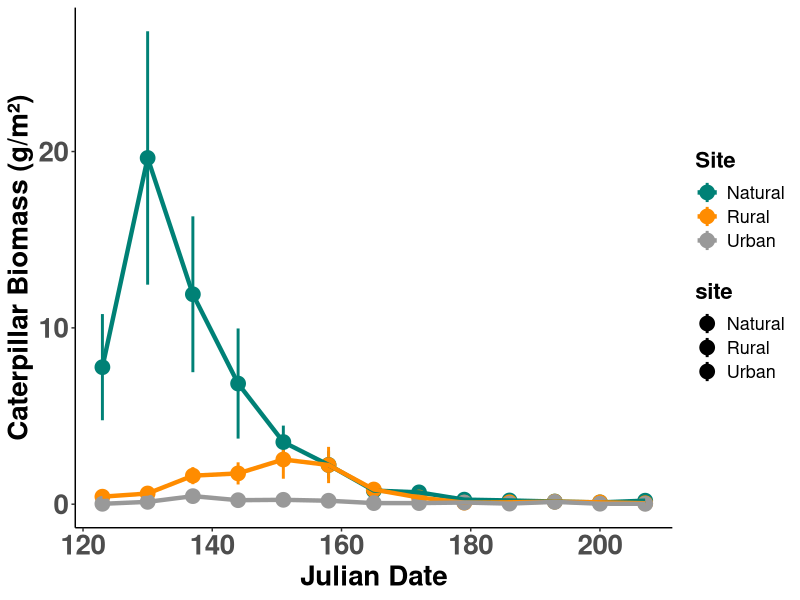
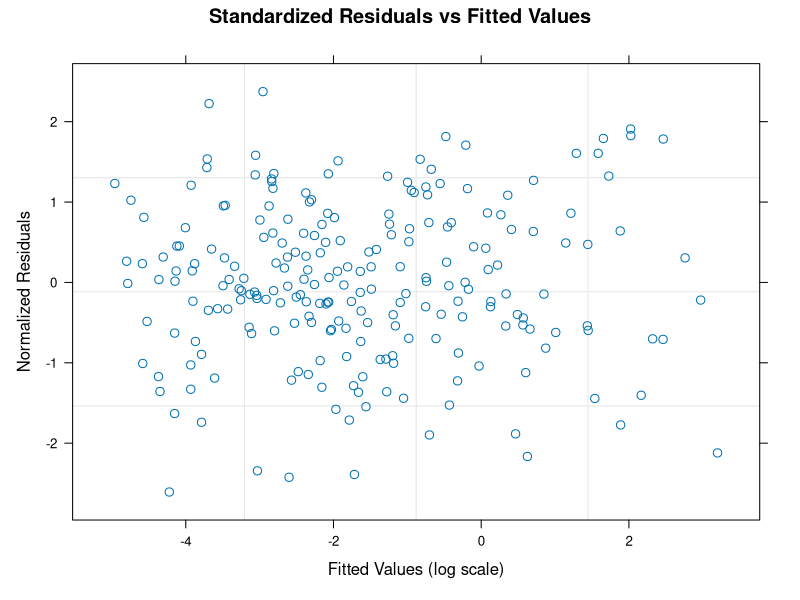
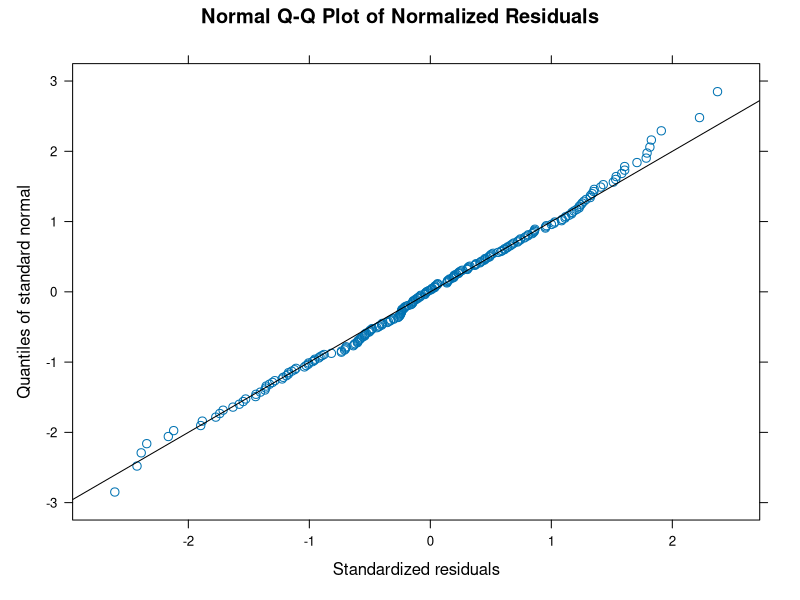
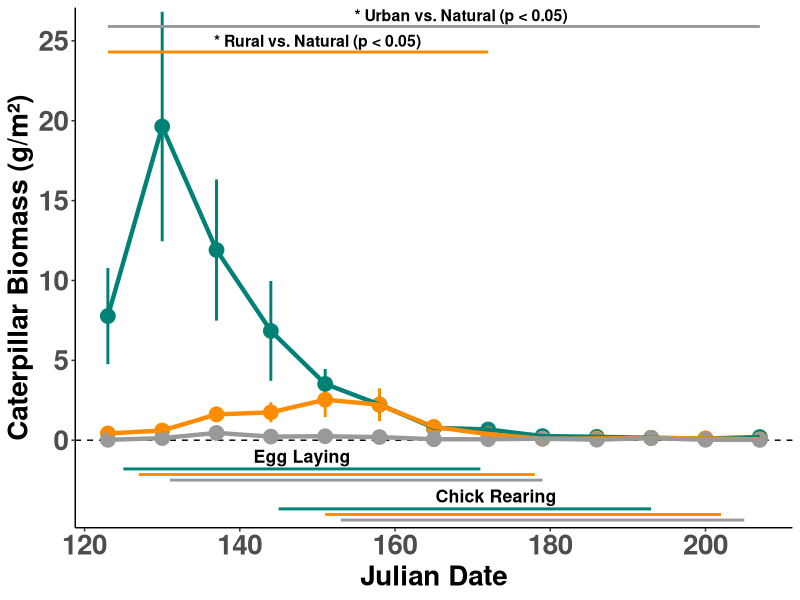

The R source for these figures, in order:
### Analysis of Caterpillar Frass Biomass

# Load Packages ----
library(lubridate)
library(ggplot2)
library(emmeans)
library(lme4)
library(dplyr)
library(nlme)


# Load "Frass_20-22.csv" 
# Hereon, data file is named "dat"
dat <- read.csv("Data/Frass_20-22.csv")

# Clean data
dat$frassID <- as.factor(dat$frassID) # individual ID of the frass net (named after the nest box it was closest to)
dat$site <- as.factor(dat$site)  # codes for the 3 sites: "N" natural, "R" rural, "U" urban
dat$date <- as.Date(dat$date, "%m/%d/%y")  # modify the format of the date of the year
dat$julian <- yday(dat$date)  # create a new column for julian date
dat$year <- as.factor(dat$year)  # year data was collected
dat$mass_g <- as.numeric(dat$mass_g) # dried mass of frass
dat$biomass <- as.numeric(dat$biomass) # estimated caterpillar biomass with correctino of temperature

# Subset Data
dat <- subset(dat, Julian < 208)

# Rename groups
levels(dat$site)
levels(dat$site) <- c("Natural", "Rural", "Urban")


# Standardize Julian date to assist lme optimization
dat$Julian_sc <- scale(dat$Julian)

# Natural log-transform positive biomass (g/m²)
dat$log_biomass <- log(dat$biomass)


# Quick Visualize
ggplot(data = dat, aes(x = Julian, y = biomass, colour = site, fill = site)) +
  stat_summary(size = 1, linewidth = 1) +
  stat_summary(fun = mean, geom = "line", size = 1.5) +
  #geom_jitter() +
  scale_color_manual(values=c("#008176", "darkorange", "#999999")) +
  scale_y_continuous(name = 'Caterpillar Biomass (g/m\u00b2)') +
  scale_x_continuous(name = 'Julian Date') +
  theme_classic() +
  theme(legend.position = 'right',
        plot.title = element_text(size = 25, hjust = 0.5, colour="black",face = "bold"),
        axis.text = element_text(size = 20, face = "bold"),
        axis.title = element_text(size = 20, colour = "black", face = "bold"),
        legend.title = element_text(size = 16,
                                    colour="black",face = "bold",vjust = 1),
        legend.text = element_text(size=13)) +
  labs(color = "Site") 




#################################
# Linear Mixed-Effects Model of Caterpillar Biomass
# Models log-biomass with site-level heteroscedasticity (varIdent)
lme_linear <- lme(fixed = log_biomass ~ site * Julian_sc + year, random = ~ 1 | frassID, 
  weights = varIdent(form = ~ 1 | site), data = dat, method = "REML")

summary(lme_linear)


# Pearson/normalized residual plot to confirm homoscedasticity
plot(lme_linear, resid(., type = "pearson") ~ fitted(.),
     main = "Standardized Residuals vs Fitted Values",
     xlab = "Fitted Values (log scale)", 
     ylab = "Normalized Residuals")

# Residual Normality Check (Q-Q Plot)
qqnorm(lme_linear, ~ resid(., type = "normalized"), 
       abline = c(0, 1), 
       main = "Normal Q-Q Plot of Normalized Residuals")



#######
# Post Hoc test to compare weekly site differences
# Extract unique original Julian days from your dataset in ascending order
original_julian_days <- sort(unique(dat$Julian))

# Calculate standardized z-scores corresponding to your original Julian dates
mean_j <- mean(dat$Julian)
sd_j   <- sd(dat$Julian)
target_julian_sc <- (original_julian_days - mean_j) / sd_j

# Estimate Marginal Means at each original weekly date
weekly_means <- emmeans(
  lme_linear, 
  ~ site | Julian_sc, 
  at = list(Julian_sc = target_julian_sc),)

# Pairwise contrasts with Tukey adjustment
weekly_contrasts <- pairs(weekly_means, adjust = "tukey")

# Output as a data frame with back-transformed ratios
weekly_results <- as.data.frame(summary(weekly_contrasts)) %>%
   mutate(Julian_Day = round((Julian_sc * sd_j) + mean_j)) %>%  # Map standardized Julian z-scores back to exact original Julian Days
    mutate(ratio = round(exp(estimate), 3),  SE = round(SE, 3),
    p.value = ifelse(p.value < 0.001, "< 0.001", as.character(round(p.value, 4)))) %>% # Format p-values and round numerical estimates
  select(Julian_Day, contrast, ratio, estimate, SE, df, t.ratio, p.value)

print(weekly_results)



#################
# Final Figure Visualization 
# Includes horizontal bars at top indicating significant differences between urban and rural biomass compared to natural at 
#   weekly time points based on post hoc test.
# Includes horizontal bars at bottom indicating time ranges when "Egg Laying" and "Chick Rearing" occurred.
ggplot(data = dat, aes(x = Julian, y = biomass, colour = site, fill = site)) +
  geom_hline(yintercept = 0, linetype = "dashed", color = "black", linewidth = 0.5) +
  stat_summary(size = 1, linewidth = 1) +
  stat_summary(fun = mean, geom = "line", linewidth = 1.5) +
  
  # --- STATISTICAL SIGNIFICANCE BARS (TOP) ---
  # Natural vs. Rural significant difference window (Days 123 to 179)
  annotate("segment", x = 123, xend = 172, y = 24.3, yend = 24.3, 
           colour = "darkorange", linewidth = 1) +
  annotate("text", x = 150, y = 25, label = "* Rural vs. Natural (p < 0.05)", 
           colour = "black", fontface = "bold", size = 4) +
  
  # Natural vs. Urban significant difference window (Days 123 to 214)
  annotate("segment", x = 123, xend = 207, y = 25.9, yend = 25.9, 
           colour = "#999999", linewidth = 1) +
  annotate("text", x = 168.5, y = 26.6, label = "* Urban vs. Natural (p < 0.05)", 
           colour = "black", fontface = "bold", size = 4) +
  
  # --- PHENOLOGY SEGMENTS (BOTTOM) ---
  # Egg Laying Segment
  annotate("segment", x = 125, xend = 171, y = -1.8, yend = -1.8, 
           colour = "#008176", linewidth = 1) + 
  annotate("segment", x = 127, xend = 178, y = -2.15, yend = -2.15, 
           colour = "darkorange", linewidth = 1) + 
  annotate("segment", x = 131, xend = 179, y = -2.5, yend = -2.5, 
           colour = "#999999", linewidth = 1) + 
  annotate("text", x = 148, y = -1, label = "Egg Laying", 
           colour = "black", fontface = "bold", size = 4.5) +
  
  # Chick Rearing Segment
  annotate("segment", x = 145, xend = 193, y = -4.3, yend = -4.3, 
           colour = "#008176", linewidth = 1) +
  annotate("segment", x = 151, xend = 202, y = -4.65, yend = -4.65, 
           colour = "darkorange", linewidth = 1) +
  annotate("segment", x = 153, xend = 205, y = -5, yend = -5, 
           colour = "#999999", linewidth = 1) +
  annotate("text", x = 173, y = -3.5, label = "Chick Rearing", 
           colour = "black", fontface = "bold", size = 4.5) +
  
  # --- STYLING & AXES ---
  scale_color_manual(values = c("#008176", "darkorange", "#999999")) +
  scale_y_continuous(name = 'Caterpillar Biomass (g/m\u00b2)', 
                     breaks = seq(0, 25, by = 5)) + 
  scale_x_continuous(name = 'Julian Date') +
  coord_cartesian(ylim = c(-4, 25.6)) + 
  theme_classic() +
  theme(plot.title = element_text(size = 25, hjust = 0.5, colour = "black", face = "bold"),
        axis.text = element_text(size = 20, face = "bold"),
        axis.title = element_text(size = 20, colour = "black", face = "bold"),
        legend.position = "none")
